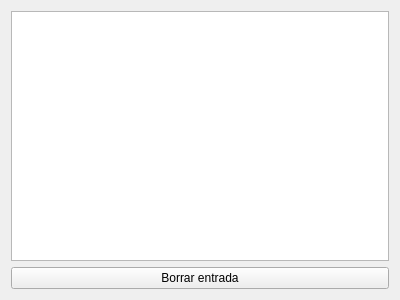
<?xml version="1.0" encoding="UTF-8"?>
<ui version="4.0">
 <class>Form</class>
 <widget class="QWidget" name="Form">
  <property name="geometry">
   <rect>
    <x>0</x>
    <y>0</y>
    <width>400</width>
    <height>300</height>
   </rect>
  </property>
  <property name="windowTitle">
   <string>Form</string>
  </property>
  <layout class="QGridLayout" name="gridLayout">
   <item row="0" column="0">
    <layout class="QVBoxLayout" name="verticalLayout">
     <item>
      <widget class="QTableWidget" name="table"/>
     </item>
     <item>
      <widget class="QPushButton" name="delete_entry_button">
       <property name="text">
        <string>Borrar entrada</string>
       </property>
      </widget>
     </item>
    </layout>
   </item>
  </layout>
 </widget>
 <resources/>
 <connections/>
</ui>
